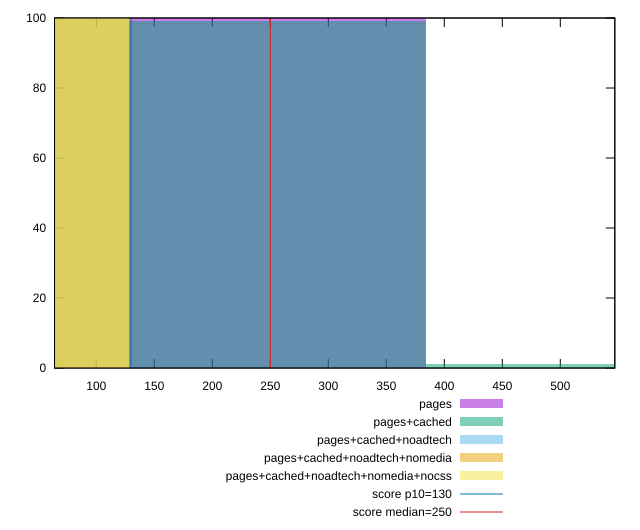

The gnuplot source for this figure:
reset

$pages <<EOF
256.2802955144056 100
EOF

$pagesCached <<EOF
512.5605910288112 1
256.2802955144056 99
EOF

$pagesCachedNoadtech <<EOF
0 100
EOF

$pagesCachedNoadtechNomedia <<EOF
0 100
EOF

$pagesCachedNoadtechNomediaNocss <<EOF
0 100
EOF

set key outside below
set boxwidth 256.2802955144056
set xrange [64:546.9999999999982]
set yrange [0:100]
set trange [0:100]
set style fill transparent solid 0.5 noborder

set parametric
set terminal svg size 640, 530 enhanced background rgb 'white'
set output "report_00018_2021-02-10T15-25-16.877Z/max-potential-fid/comparison/histogram/all_raw.svg"

plot $pages title "pages" with boxes, \
     $pagesCached title "pages+cached" with boxes, \
     $pagesCachedNoadtech title "pages+cached+noadtech" with boxes, \
     $pagesCachedNoadtechNomedia title "pages+cached+noadtech+nomedia" with boxes, \
     $pagesCachedNoadtechNomediaNocss title "pages+cached+noadtech+nomedia+nocss" with boxes, \
     130,t title "score p10=130", \
     250,t title "score median=250"

reset
